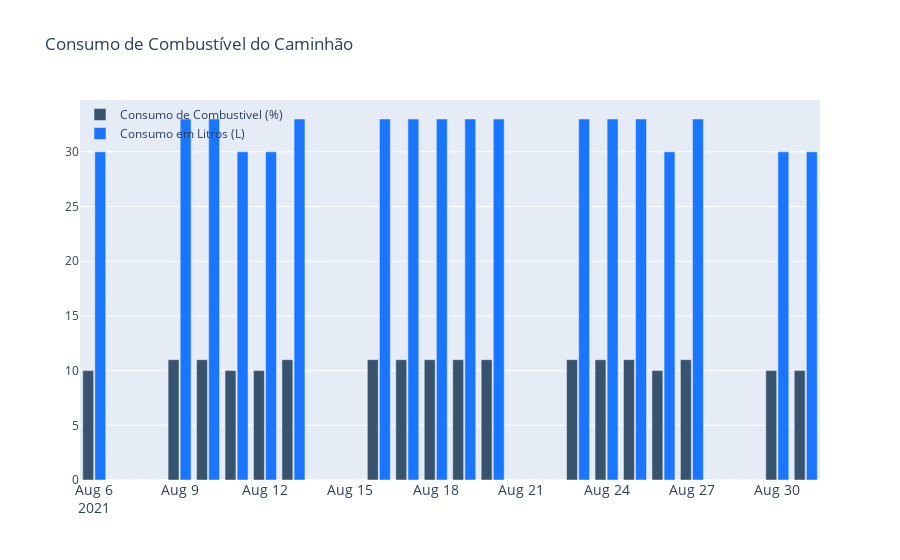

Here is the notebook cell this chart was saved with:
### Markdown cell above
## Consumo de Combustível do Caminhão
O Consumo de Combustível é o cálculo do volume consumido em relação a um período de tempo. 

Forma de Cálculo: Média de consumo de combustível no dia
- Cc = V combustível / T operação (L/dia ou L/h)

### Code cell
# df_data = df.loc[(df['imei'] == caminhao)]
df_data = df.copy()
df_data.loc[:,'date_created'] = pd.to_datetime(df_data['date_created'])
df_data = df_data.set_index('date_created')
df_data = df_data.loc['2021-08-06':]

df_comb = df_data.copy()
litragem = 300
df_max = df_comb.groupby(pd.Grouper(freq='86400s')).max().fillna(0)
df_min = df_comb.groupby(pd.Grouper(freq='86400s')).min().fillna(0)
df_comb = df_comb.groupby(pd.Grouper(freq='86400s')).max().fillna(0)
diff_fuel = df_max['fuel'] - df_min['fuel']
df_comb['diff_fuel'] = diff_fuel
df_comb['consumo'] = (diff_fuel*litragem)/100
# print(df_comb.loc[:, ['diff_fuel', 'consumo']])

fig = go.Figure()
fig.add_trace(go.Bar(x=df_comb.index,
                y=df_comb['diff_fuel'],
                name='Consumo de Combustivel (%)',
                marker_color='rgb(55, 83, 109)',
                text = df_comb['diff_fuel']
                ))
fig.add_trace(go.Bar(x=df_comb.index,
                y=df_comb['consumo'],
                name='Consumo em Litros (L)',
                marker_color='rgb(26, 118, 255)',
                text = df_comb['consumo']
                ))

fig.update_layout(
    title='Consumo de Combustível do Caminhão',
    xaxis_tickfont_size=14,
    legend=dict(
        x=0,
        y=1.0,
        bgcolor='rgba(255, 255, 255, 0)',
        bordercolor='rgba(255, 255, 255, 0)'
    ),
    barmode='group',
    bargap=0.15, # gap between bars of adjacent location coordinates.
    bargroupgap=0.1 # gap between bars of the same location coordinate.
)
fig.show()

### Figure 1 — Plotly figure (JSON) as saved in the notebook; plotly's stock layout.template omitted (floating-point values rounded to 4 significant figures)
{"data": [{"marker": {"color": "rgb(55, 83, 109)"}, "name": "Consumo de Combustivel (%)", "type": "bar", "x": ["2021-08-06T00:00:00", "2021-08-07T00:00:00", "2021-08-08T00:00:00", "2021-08-09T00:00:00", "2021-08-10T00:00:00", "2021-08-11T00:00:00", "2021-08-12T00:00:00", "2021-08-13T00:00:00", "2021-08-14T00:00:00", "2021-08-15T00:00:00", "2021-08-16T00:00:00", "2021-08-17T00:00:00", "2021-08-18T00:00:00", "2021-08-19T00:00:00", "2021-08-20T00:00:00", "2021-08-21T00:00:00", "2021-08-22T00:00:00", "2021-08-23T00:00:00", "2021-08-24T00:00:00", "2021-08-25T00:00:00", "2021-08-26T00:00:00", "2021-08-27T00:00:00", "2021-08-28T00:00:00", "2021-08-29T00:00:00", "2021-08-30T00:00:00", "2021-08-31T00:00:00"], "y": [10, 0, 0, 11, 11, 10, 10, 11, 0, 0, 11, 11, 11, 11, 11, 0, 0, 11, 11, 11, 10, 11, 0, 0, 10, 10]}, {"marker": {"color": "rgb(26, 118, 255)"}, "name": "Consumo em Litros (L)", "type": "bar", "x": ["2021-08-06T00:00:00", "2021-08-07T00:00:00", "2021-08-08T00:00:00", "2021-08-09T00:00:00", "2021-08-10T00:00:00", "2021-08-11T00:00:00", "2021-08-12T00:00:00", "2021-08-13T00:00:00", "2021-08-14T00:00:00", "2021-08-15T00:00:00", "2021-08-16T00:00:00", "2021-08-17T00:00:00", "2021-08-18T00:00:00", "2021-08-19T00:00:00", "2021-08-20T00:00:00", "2021-08-21T00:00:00", "2021-08-22T00:00:00", "2021-08-23T00:00:00", "2021-08-24T00:00:00", "2021-08-25T00:00:00", "2021-08-26T00:00:00", "2021-08-27T00:00:00", "2021-08-28T00:00:00", "2021-08-29T00:00:00", "2021-08-30T00:00:00", "2021-08-31T00:00:00"], "y": [30, 0, 0, 33, 33, 30, 30, 33, 0, 0, 33, 33, 33, 33, 33, 0, 0, 33, 33, 33, 30, 33, 0, 0, 30, 30]}], "layout": {"bargap": 0.15, "bargroupgap": 0.1, "barmode": "group", "legend": {"bgcolor": "rgba(255, 255, 255, 0)", "bordercolor": "rgba(255, 255, 255, 0)", "x": 0, "y": 1}, "title": {"text": "Consumo de Combustível do Caminhão"}, "xaxis": {"tickfont": {"size": 14}}}}
